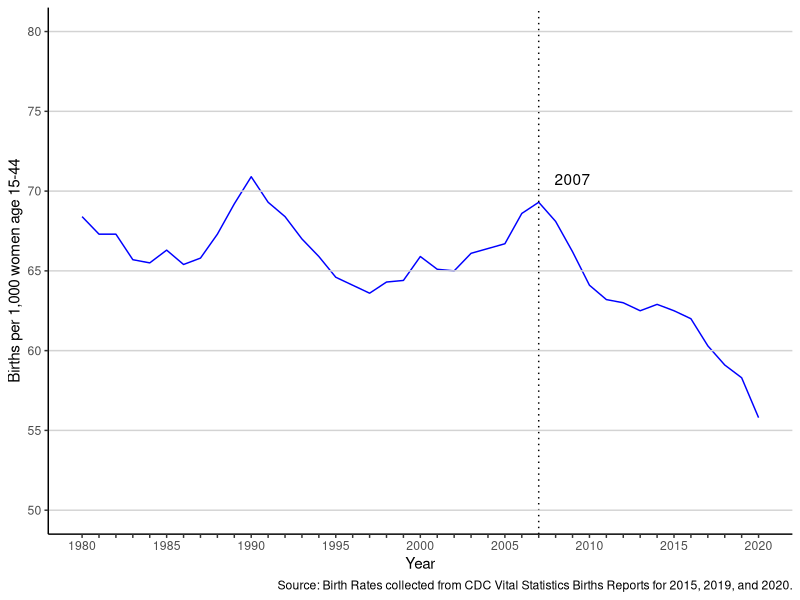
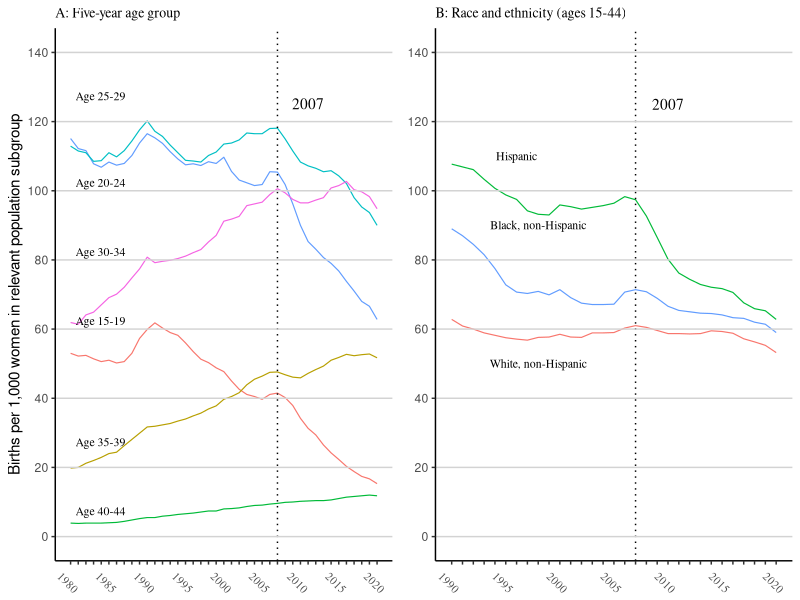
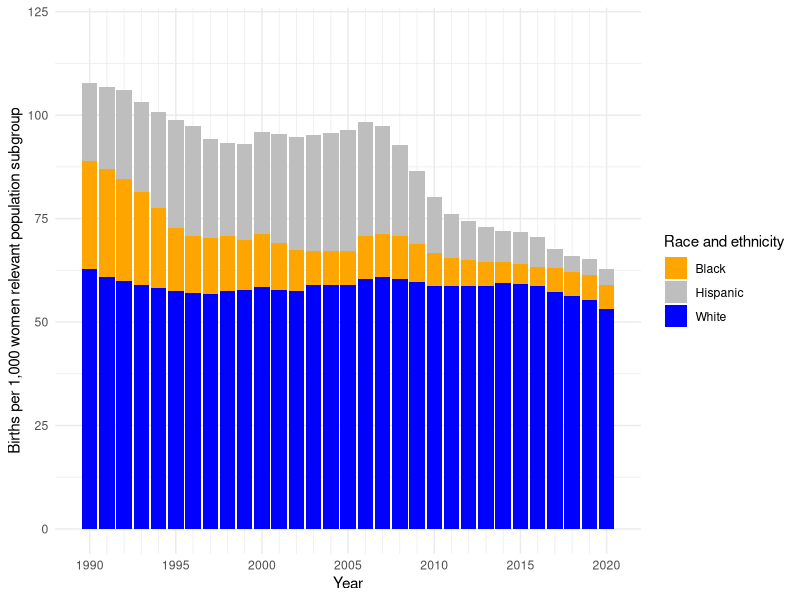

Write R code to recreate these figures, in order.
## ---- chunk 1
#| include: false
#| warning: false
#| message: false

library(tidyverse)
library(palmerpenguins)
## ---- chunk 2
#| echo: false
#| eval: true
#| warning: false
#| message: false
#| label: fig-bratetrend-graph
#| fig-cap: "Trend in US Birth Rates"


# Load necessary libraries
library(ggplot2)

# Set seed for reproducibility
set.seed(123)

# Read the data from CSV file
data <- read.csv(file = here::here("outputs/data/fig_1.csv"))

# Plotting the data
ggplot(data, aes(x = year, y = brate_all)) +
  geom_line(color = "blue") +
  geom_vline(xintercept = 2007, linetype = "dotted") +
  annotate("text", x = 2009, y = 70, label = "2007", vjust = -0.5, hjust = 0.5, color = "black") +
  geom_hline(yintercept = seq(50, 80, by = 5), color = "lightgrey") +
  scale_y_continuous(limits = c(50, 80), breaks = seq(50, 80, by = 5)) +
  scale_x_continuous(limits = c(1980, 2020), breaks = seq(1980, 2020, by = 1), labels = function(x) ifelse(x %% 5 == 0, x, "")) +
  labs(x = "Year", y = "Births per 1,000 women age 15-44",
       caption = "Source: Birth Rates collected from CDC Vital Statistics Births Reports for 2015, 2019, and 2020.") +
  theme_classic()
## ---- chunk 3
#| echo: false
#| eval: true
#| warning: false
#| message: false
#| label: fig-bratepop-graph
#| fig-cap: "Trends in Birth Rates by Population Subgroup"

# Load necessary libraries
library(ggplot2)
library(gridExtra)

# Set seed for reproducibility
set.seed(123)

# Read the data from CSV file
data <- read.csv(file = here::here("outputs/data/figs_2a_2b.csv"))

# Plotting the first line graph (Graph A)
graph_A <- ggplot(data, aes(x = year)) +
  geom_line(aes(y = brate_1519, color = "blue"), size = 0.4) +
  geom_line(aes(y = brate_2024, color = "orange"), size = 0.4) +
  geom_line(aes(y = brate_2529, color = "grey"), size = 0.4) +
  geom_line(aes(y = brate_3034, color = "yellow"), size = 0.4) +
  geom_line(aes(y = brate_3539, color = "cyan"), size = 0.4) +
  geom_line(aes(y = brate_4044, color = "green"), size = 0.4) +
  geom_text(data = data[data$year == 2020,], aes(x = year, y = brate_1519, label = "Age 15-19"), x = 1980, y = 60, hjust = -0.1, vjust = -0.5, size = 3, family = "Times") +
  geom_text(data = data[data$year == 2020,], aes(x = year, y = brate_2024, label = "Age 20-24"), x = 1980, y = 100, hjust = -0.1, vjust = -0.5, size = 3, family = "Times") +
  geom_text(data = data[data$year == 2020,], aes(x = year, y = brate_2529, label = "Age 25-29"), x = 1980, y = 125 , hjust = -0.1, vjust = -0.5, size = 3, family = "Times") +
  geom_text(data = data[data$year == 2020,], aes(x = year, y = brate_3034, label = "Age 30-34"), x = 1980, y = 80, hjust = -0.1, vjust = -0.5, size = 3, family = "Times") +
  geom_text(data = data[data$year == 2020,], aes(x = year, y = brate_3539, label = "Age 35-39"), x = 1980, y = 25, hjust = -0.1, vjust = -0.5, size = 3, family = "Times") +
  geom_text(data = data[data$year == 2020,], aes(x = year, y = brate_4044, label = "Age 40-44"), x = 1980, y = 5, hjust = -0.1, vjust = -0.5, size = 3, family = "Times") +
  geom_vline(xintercept = 2007, linetype = "dotted") +
  annotate("text", x = 2011, y = 122, label = "2007", vjust = -0.5, hjust = 0.5, color = "black", family = "Times") +
  geom_hline(yintercept = seq(0, 140, by = 20), color = "lightgrey") +
  scale_y_continuous(limits = c(0, 140), breaks = seq(0, 140, by = 20), labels = seq(0, 140, by = 20)) +
  scale_x_continuous(limits = c(1980, 2020), breaks = seq(1980, 2020, by = 1), labels = function(x) ifelse(x %% 5 == 0, x, "")) +
  labs(x = NULL, 
       y = 'Births per 1,000 women in relevant population subgroup',
       title = "A: Five-year age group",
       caption = NULL,
       family = "Times") +
  theme_classic() +
  theme(axis.text.x = element_text(angle = -45, family = "Times", size = 8),
        plot.title = element_text(size = 10, family = "Times"),
        legend.position = "none")

# Plotting the second line graph (Graph B)
graph_B <- ggplot(data, aes(x = year)) +
  geom_line(aes(y = brate_hisp, color = "grey"), size = 0.4) +
  geom_line(aes(y = brate_blacknh, color = "orange"), size = 0.4) +
  geom_line(aes(y = brate_whitenh, color = "blue"), size = 0.4) +
  geom_text(data = data[data$year == 2020,], aes(x = year, y = brate_hisp, label = "Hispanic"), x = 1996, y = 110, size = 3, family = "Times") +
  geom_text(data = data[data$year == 2020,], aes(x = year, y = brate_blacknh, label = "Black, non-Hispanic"), x = 1998, y = 90, size = 3, family = "Times") +
  geom_text(data = data[data$year == 2020,], aes(x = year, y = brate_whitenh, label = "White, non-Hispanic"), x = 1998, y = 50, size = 3, family = "Times") +
  geom_vline(xintercept = 2007, linetype = "dotted") + annotate("text", x = 2010, y = 125, label = "2007", color = "black", family = "Times") +
  geom_hline(yintercept = seq(0, 140, by = 20), color = "lightgrey") + scale_y_continuous(limits = c(0, 140), breaks = seq(0, 140, by = 20), labels = seq(0, 140, by = 20)) + scale_x_continuous(limits = c(1990, 2020), breaks = seq(1990, 2020, by = 1), labels = function(x) ifelse(x %% 5 == 0, x, "")) + labs(x = NULL, y = NULL,
       title = "B: Race and ethnicity (ages 15-44)") +
  theme_classic() +
  theme(axis.text.x = element_text(angle = -45, family = "Times", size = 8),
        plot.title = element_text(size = 10, family = "Times"),
        legend.position = "none")

# Arrange both graphs side by side
grid.arrange(graph_A, graph_B, nrow = 1)

## ---- chunk 4
#| echo: false
#| eval: true
#| warning: false
#| message: false
#| label: tbl-trendssub-table
#| tbl-cap: "Trends in Birth Rates by Population Race and Ethnicity"

# Load necessary libraries
library(dplyr)
library(knitr)
library(kableExtra)

# Read the data from CSV file
data <- read.csv(file = here::here("outputs/data/figs_2a_2b.csv"))

# Filter the data to include years starting from 1990
filtered_data <- data %>%
  filter(year >= 1990)

# Select the required columns and rename them
selected_data <- filtered_data %>%
  select(Year = year, White = brate_whitenh, Black = brate_blacknh, Hispanic = brate_hisp)

# Print the table using additional styling
kable(selected_data, caption = "Trends in Birth Rates by Population Race and Ethnicity (ages 15-44)", format = "html") %>%
  kable_styling(full_width = FALSE) %>%
  add_header_above(c("","Births per 1,000 women" = 3))

## ---- chunk 5
#| echo: false
#| eval: true
#| warning: false
#| message: false
#| label: fig-trendssub-graph
#| fig-cap: "Trends in Birth Rates by Population Race and Ethnicity"

# Load required libraries
library(dplyr)
library(ggplot2)

# Refer to the table a
# Assume selected_data contains the relevant data

# Create bar graphs for each racial/ethnic group
bar_plot <- ggplot(selected_data, aes(x = Year)) +
  geom_bar(aes(y = Hispanic, fill = "Hispanic"), stat = "identity", position = "stack") +
  geom_bar(aes(y = Black, fill = "Black"), stat = "identity", position = "stack") +
  geom_bar(aes(y = White, fill = "White"), stat = "identity", position = "stack") +
  labs(x = "Year",
       y = "Births per 1,000 women relevant population subgroup") +
  scale_fill_manual(values = c(Hispanic = "grey", Black = "orange", White = "blue"),
                    name = "Race and ethnicity") +
  theme_minimal() +
  scale_x_continuous(breaks = seq(1990, 2020, by = 5), minor_breaks = seq(1990, 2020, by = 1)) +
  ylim(0, 120)

# Print the bar plot
print(bar_plot)
